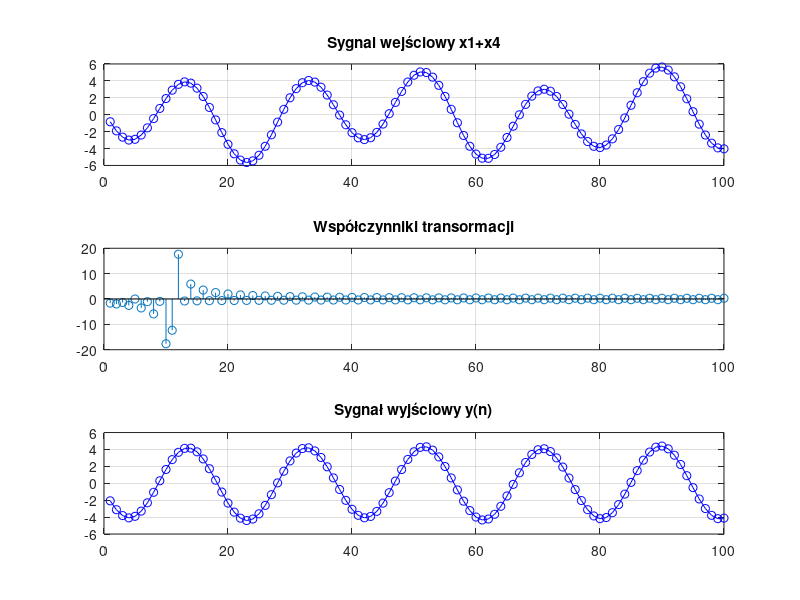
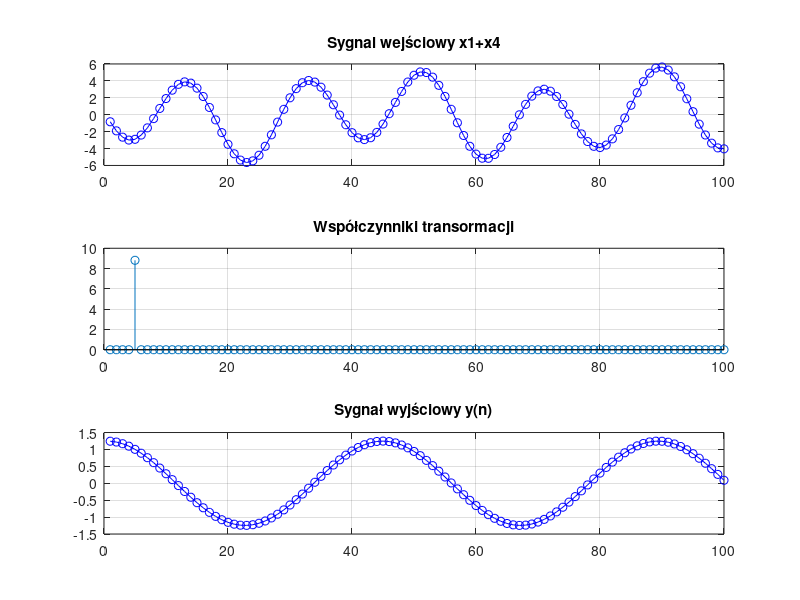

Write MATLAB code to recreate these figures, in order.
clear all; close all
% Orthogonal matrix for DCT-IV orthogonal transform
N = 100;                                    % wymiar macierzy kwadratowej, 25, 100
k = (0:N-1); n=(0:N-1);                     % k-kolumny/funkcje, n-wiersze/probki
S = sqrt(2/N)*cos(pi/N*(n'+1/2)*(k+1/2));   % macierz syntezy
A = S';                                     % macierz analizy: transpozycja i sprzezenie S

% S*A, pause % sprawdzenie ortogonalnosci: macierz z jedynkami na przekatnej?

x1 = 10*S(:,5);                                          % sygnal #1
x2 = 20*S(:,10);                                         % sygnal #2
x3 = 30*sqrt(2/N)*cos(pi/N*(n  +1/2)*(10.5+1/2) );      x3=x3';      % sygnal #3
x4 = 30*sqrt(2/N)*cos(pi/N*(n +N/4+1/2)*(10 +1/2) );    x4=x4';    % sygnal #4
x5 = randn(1,N);                                        x5=x5';     % sygnal #5

% 1) 5 wyciszony
x = x1 + x4;        %sygnał
c = A*x;            % analiza sygnalu: wyznaczenie wspolczynnikow transformacji
c(5) = 0;           % opcjonalne usuniecie skladowej x3 z sygnalu
y = S*c;            % synteza sygnalu: suma przeskalowanych funkcji bazowych

figure; 
subplot(311);plot(x,'bo-'); title('Sygnal wejściowy x1+x4');   grid;    % rysunek sygnalu wejsciowego
subplot(312); stem(c); title('Współczynniki transormacji');   grid;    % pokazanie wspolczynnikow transformacji
subplot(313); plot(y,'bo-'); title('Sygnał wyjściowy y(n)');  grid;    % rysunek sygnalu wyjsciowego

pause;
%2) wszystko poza 5 wyciszone
x = x1 + x4;               %sygnał
c = A*x;                   % analiza sygnalu: wyznaczenie wspolczynnikow transformacji
c([1:4,6:N])=zeros(1,N-1); % wyzeruj wszystkie współczynniki oprócz 5-tego.
y = S*c;                   % synteza sygnalu: suma przeskalowanych funkcji bazowych

figure;
subplot(311);plot(x,'bo-'); title('Sygnal wejściowy x1+x4');   grid;    % rysunek sygnalu wejsciowego
subplot(312); stem(c); title('Współczynniki transormacji');   grid;    % pokazanie wspolczynnikow transformacji
subplot(313); plot(y,'bo-'); title('Sygnał wyjściowy y(n)');  grid;    % rysunek sygnalu wyjsciowego
